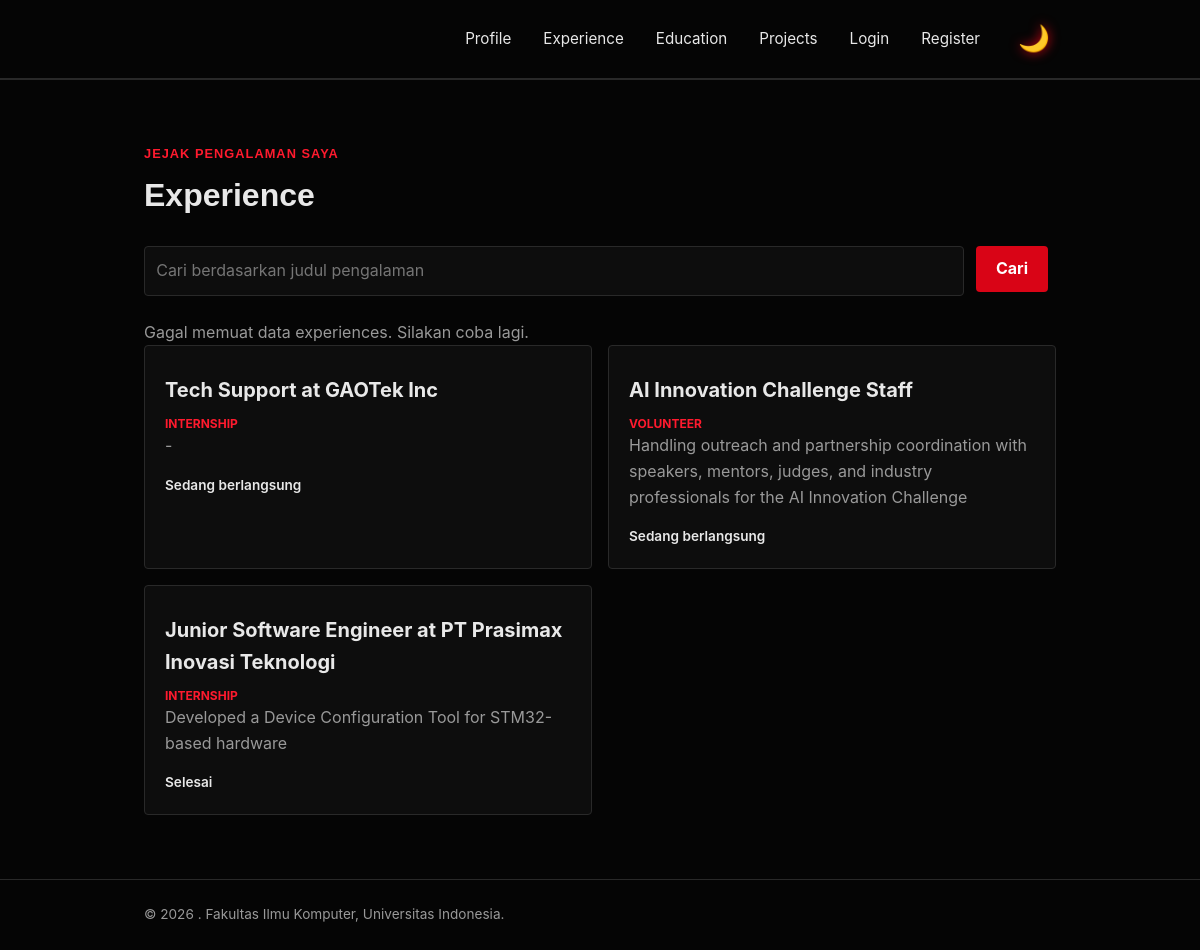
The app's page /experience/ with its own data.
### main/models.py (models this page shows, shortened)
class Experience(models.Model):
    EXPERIENCE_CHOICES = [
        ('internship', 'Internship'),
        ('research', 'Research'),
        ('volunteer', 'Volunteer'),
        ('part-time', 'Part-Time'),
        ('full-time', 'Full-Time'),
        ('freelance', 'Freelance'),
    ]
    id = models.UUIDField(primary_key=True, default=uuid.uuid4, editable=False)
    title = models.CharField(max_length=255)
    description = models.TextField()
    category = models.CharField(max_length=20, choices=EXPERIENCE_CHOICES, default='full-time')
    thumbnail = models.URLField(blank=True, null=True)
    started_at = models.DateTimeField()
    ended_at = models.DateTimeField(blank=True, null=True)
    starred_by = models.ManyToManyField(User, related_name="starred_experience", blank=True)
    class Meta:
        ordering = ['-started_at']

### main/views.py (the view)
# urls.py: path("experience/", show_experience, name="show_experience"),
def show_experience(request):
    experiences = Experience.objects.all()
    return render(request, 'experience.html', {'experiences': experiences})

### templates/experience.html (shortened to what this page needs)
{% extends "base.html" %}
{% block content %}
<main>
    <section class="experience-section" id="experience">
        <div class="container">
            <p class="section-kicker">Jejak pengalaman saya</p>
            <div class="project-header">
                <h1>Experience</h1>
            </div>
            <form id="experience-search-form" class="project-search">
                <input type="search"
                       id="experience-search-input"
                       name="title"
                       value="{{ title_query }}"
                       placeholder="Cari berdasarkan judul pengalaman"
                       class="project-search__input"
                       aria-label="Cari berdasarkan judul pengalaman">
                <button type="submit" class="button">Cari</button>
            </form>
            <div id="error" class="empty-state hide">
                <p>Gagal memuat data experiences. Silakan coba lagi.</p>
            </div>
            <div id="server-rendered-grid" class="experience-grid project-grid">
                {% for exp in experiences %}
                    <article class="experience-card">
                        <h2>{{ exp.title }}</h2>
                        <span class="experience-category">{{ exp.get_category_display }}</span>
                        <p class="experience-description">{{ exp.description }}</p>
                        <span class="experience-status">
                            {% if exp.ended_at %}
                                Selesai
                            {% else %}
                                Sedang berlangsung
                            {% endif %}
                        </span>
                    </article>
                {% endfor %}
            </div>
        </div>
    </section>
</main>
{% endblock content %}

### templates/base.html (shortened to what this page needs)
{% load static %}
<!DOCTYPE html>
<html lang="id">
<head>
    <link rel="stylesheet" href="{% static 'css/style.css' %}">
</head>
<body>
  <header class="site-header">
    <div class="container">
        <nav>
            <a href="{% url 'main:show_main' %}">Profile</a>
            <a href="{% url 'main:show_experience' %}">Experience</a>
            <a href="{% url 'main:show_education' %}">Education</a>
            <a href="{% url 'main:show_projects' %}">Projects</a>
            {% if user.is_authenticated %}
            <span class="nav-user">{{ user.username }}</span>
            <a href="{% url 'main:logout' %}">Logout</a>
            {% else %}
                <a href="{% url 'main:login' %}">Login</a>
                <a href="{% url 'main:register' %}">Register</a>
            {% endif %}
            <button class="theme-toggle-btn" id="themeToggle" aria-label="Toggle Theme">
            </button>
        </nav>
    </div>
  </header>
  {% block content %} {% endblock content %}
  <footer class="site-footer">
      <div class="container">
          <p>&copy; 2026 {{ name }}. Fakultas Ilmu Komputer, Universitas Indonesia.</p>
      </div>
  </footer>
</body>
</html>

### templates/components/toast.html (shortened to what this page needs)
  {% load static %}

### static/css/style.css (style rules this page uses)
* { margin: 0; padding: 0; box-sizing: border-box; }
:root { --ink: #e8e8e8; --paper: #050505; --accent: #d90416; --accent-dark: #ff1a2e; --line: #292929; --text-muted: #999999; --card: #0d0d0d; --radius: 4px; --glow: rgba(217, 4, 22, 0.4); }
body { font-family: -apple-system, "Rajdhani", Roboto, Helvetica, Arial, sans-serif; color: var(--ink); background-color: var(--paper); line-height: 1.6; transition: background-color 0.3s ease, color 0.3s ease; }
h1, .brand { font-family: "Space Grotesk", -apple-system, sans-serif; }
.container { max-width: 960px; margin: 0 auto; padding: 0 1.5rem; }
.theme-toggle-btn { background: transparent; border: none; cursor: pointer; padding: 6px; font-size: 1.6rem; line-height: 1; display: flex; align-items: center; justify-content: center; transition: transform 0.2s ease, filter 0.3s ease; filter: drop-shadow(0 0 6px var(--accent)); }
.site-header { border-bottom: 1px solid var(--line); background-color: var(--paper); transition: background-color 0.3s ease, border-color 0.3s ease; }
.site-header .container { display: flex; justify-content: space-between; align-items: center; padding: 1.25rem 1.5rem; }
.site-header nav { display: flex; align-items: center; gap: 2rem; }
.site-header nav a { color: var(--ink); text-decoration: none; font-size: 0.95rem; }
.experience-section { padding: 4rem 0; border-top: 1px solid var(--line); }
.section-kicker { color: var(--accent-dark); font-family: "Orbitron", sans-serif; font-size: 0.8rem; font-weight: 700; letter-spacing: 0.08em; text-transform: uppercase; }
.experience-section h1 { margin: 0.4rem 0 1.5rem; font-family: "Orbitron", sans-serif; font-size: 2rem; }
.experience-grid { display: grid; grid-template-columns: repeat(auto-fit, minmax(240px, 1fr)); gap: 1rem; }
.experience-card { padding: 1.25rem; background-color: var(--card); border: 1px solid var(--line); border-radius: var(--radius); transition: transform 0.3s ease, border-color 0.3s ease, box-shadow 0.3s ease, background-color 0.3s ease; }
.experience-category { color: var(--accent-dark); font-size: 0.75rem; font-weight: 700; text-transform: uppercase; }
.experience-card h2 { margin: 0.5rem 0; font-size: 1.25rem; }
.experience-description, .empty-state { color: var(--text-muted); }
.experience-status { margin-top: 1rem; font-size: 0.85rem; font-weight: 600; }
.button { display: inline-block; height: fit-content; border: 0; border-radius: var(--radius); padding: 0.65rem 1.25rem; background: var(--accent); color: #ffffff; cursor: pointer; font: inherit; font-weight: 700; text-decoration: none; transition: all 0.2s ease; margin-right: 0.5rem; }
.project-header { width: 100%; display: flex; justify-content: space-between; align-items: center; gap: 1rem; margin-bottom: 1.5rem; }
.project-grid { display: grid; grid-template-columns: repeat(2, minmax(0, 1fr)); gap: 1rem; }
.project-grid .experience-card { display: flex; flex-direction: column; }
.project-header h1 { margin-bottom: 0; }
.project-search { display: flex; gap: 0.75rem; margin-bottom: 1.5rem; }
.project-search__input { width: 100%; min-width: 0; padding: 0.7rem; border: 1px solid var(--line); border-radius: var(--radius); background: var(--card); color: var(--ink); font: inherit; transition: background-color 0.3s ease, color 0.3s ease; }
.site-footer { padding: 1.5rem; color: var(--text-muted); font-size: 0.85rem; border-top: 1px solid var(--line); background-color: var(--paper); transition: background-color 0.3s ease, border-color 0.3s ease; }

### records on screen
Experience: title "Tech Support at GAOTek Inc", category "INTERNSHIP", description "-", shows "Sedang berlangsung"
Experience: title "AI Innovation Challenge Staff", category "VOLUNTEER", description "Handling outreach and partnership coordination with speakers, mentors, judges, and industry professionals for the AI Innovation Challenge", shows "Sedang berlangsung"
Experience: title "Junior Software Engineer at PT Prasimax Inovasi Teknologi", category "INTERNSHIP", description "Developed a Device Configuration Tool for STM32-based hardware", shows "Selesai"
